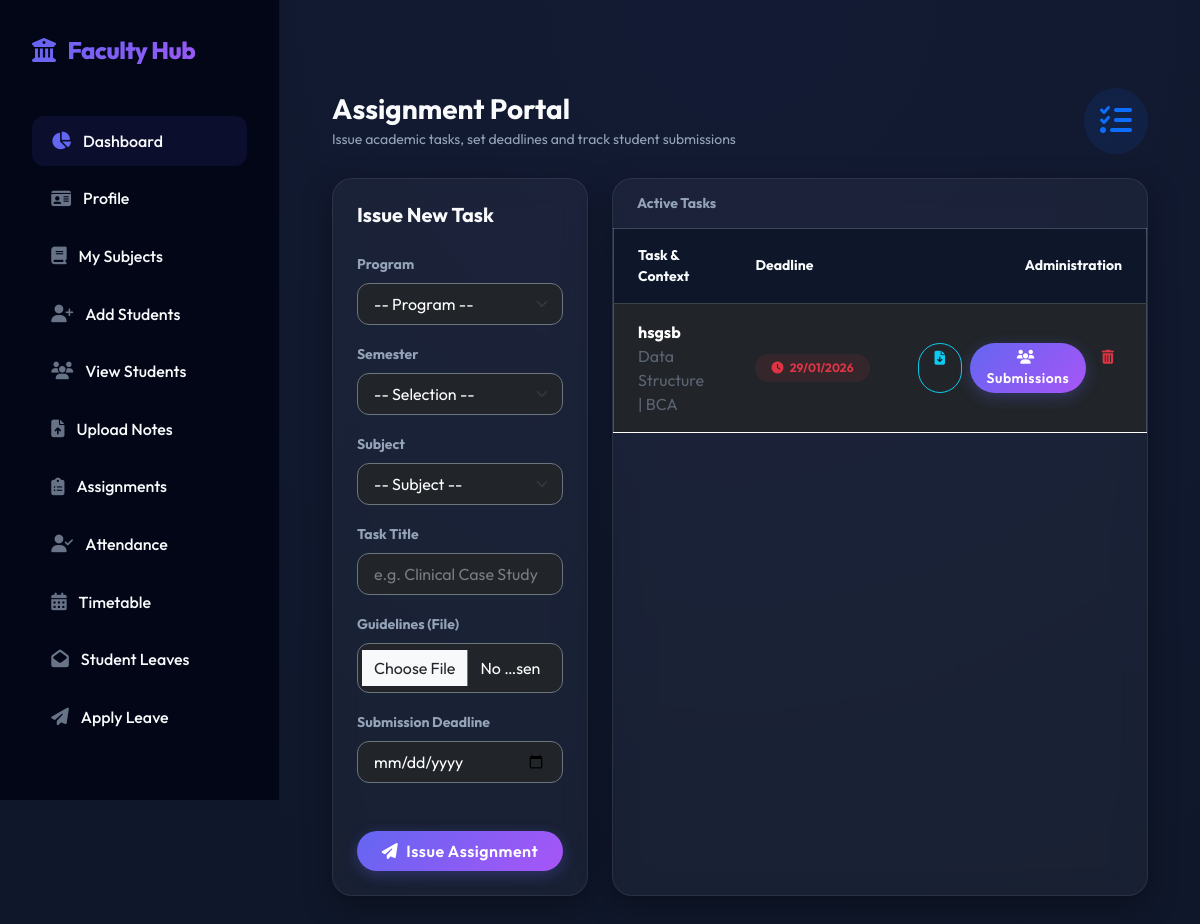
Page /Teacher/Assignment/ (signed in) on the earlier database version.
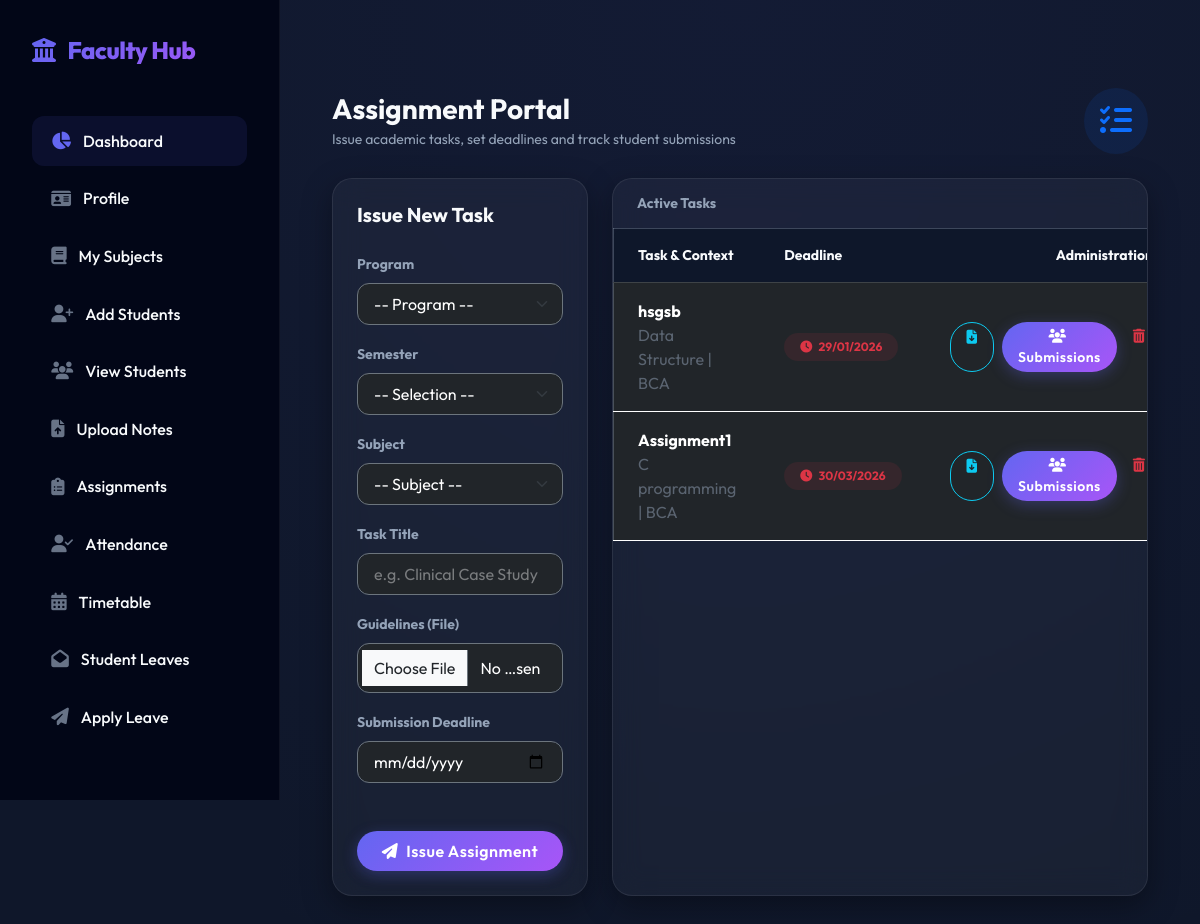
Same page on the later database version.
### Teacher/models.py (models this page shows)
class tbl_assignment(models.Model):
    assignment_title=models.CharField(max_length=100)
    assignment_file=models.FileField(upload_to="Assets/Assignments/")
    assignment_duedate=models.DateField(validators=[validate_future_date])
    assignment_date=models.DateField(auto_now_add=True)
    assignment_status = models.IntegerField(default=0)
    subject=models.ForeignKey(tbl_subject,on_delete=models.CASCADE)
    teacher=models.ForeignKey(tbl_teacher,on_delete=models.CASCADE)

### Admin/models.py (models this page shows)
class tbl_subject(models.Model):
    subject_name=models.CharField(max_length=100)
    course = models.ForeignKey(tbl_course,on_delete=models.CASCADE)
    semester = models.ForeignKey(tbl_semester,on_delete=models.CASCADE)

class tbl_course(models.Model):
    course_name=models.CharField(max_length=60)
    department = models.ForeignKey(tbl_department,on_delete=models.CASCADE)

### Teacher/views.py (the view)
# urls.py: path('Assignment/',views.Assignment,name="Assignment"),
def Assignment(request):
  teacher =  tbl_teacher.objects.get(id=request.session['tid'])
  department = teacher.department
  coursedata=tbl_course.objects.filter(department=department)
  semesterdata=tbl_semester.objects.all()
  assignmentdata=tbl_assignment.objects.filter(teacher=teacher)
  if request.method=="POST":
    title = request.POST.get("txt_title")
    file = request.FILES.get("file_assignment")
    duedate = request.POST.get("txt_date")
    subject = tbl_subject.objects.get(id=request.POST.get("sel_subject"))
    tbl_assignment.objects.create(assignment_title=title,assignment_file=file,assignment_duedate=duedate,teacher=teacher,subject=subject)
    return render(request,"Teacher/Assignment.html",{'msg':"Data Inserted..."})
  else:
    return render(request,"Teacher/Assignment.html",{'coursedata':coursedata,'semesterdata':semesterdata,'assignmentdata':assignmentdata})

### Teacher/context_processors.py (called while the page is built)
def teacher_sidebar_context(request):
    is_class_teacher = False
    tid = request.session.get('tid')
    if tid:
        try:
            teacher = tbl_teacher.objects.get(id=tid)
            is_class_teacher = tbl_assignclass.objects.filter(teacher=teacher).exists()
        except tbl_teacher.DoesNotExist:
            is_class_teacher = False
    return {
        'is_class_teacher': is_class_teacher
    }

### Teacher/Templates/Teacher/Assignment.html (shortened to what the changed rows need)
{% extends 'Teacher/Head.html' %}
{% load static %}
{% block content %}
<div class="container-fluid py-4">
    <div class="row pt-4 justify-content-center">
        <div class="col-lg-12">
            <div class="d-flex align-items-center justify-content-between mb-4">
                <div>
                    <h2 class="h3 fw-bold mb-1">Assignment Portal</h2>
                </div>
            </div>
            <div class="row g-4">
                <div class="col-xl-8">
                    <div class="card bg-white bg-opacity-5 border border-white border-opacity-10 rounded-4 shadow-sm overflow-hidden h-100 animate-fadeIn">
                        <div class="table-responsive">
                            <table class="table table-dark table-hover mb-0 align-middle">
                                <thead class="bg-white bg-opacity-5">
                                    <tr>
                                        <th class="px-4 py-3 border-0 small text-muted uppercase">Task & Context</th>
                                        <th class="px-4 py-3 border-0 small text-muted uppercase">Deadline</th>
                                        <th class="px-4 py-3 border-0 small text-muted uppercase text-end">Administration</th>
                                    </tr>
                                </thead>
                                <tbody>
                                    {% for i in assignmentdata %}
                                    <tr class="border-white border-opacity-5">
                                        <td class="px-4 py-3">
                                            <div class="fw-bold">{{ i.assignment_title }}</div>
                                            <div class="smaller text-muted opacity-50">{{ i.subject.subject_name }} | {{ i.subject.course.course_name }}</div>
                                        </td>
                                        <td class="px-4 py-3">
                                            <span class="badge bg-danger bg-opacity-10 text-danger px-3 py-2 rounded-pill">
                                                <i class="fas fa-clock me-1"></i> {{ i.assignment_duedate|date:"d/m/Y" }}
                                            </span>
                                        </td>
                                        <td class="px-4 py-3 text-end">
                                            <div class="d-flex justify-content-end gap-2">
                                                <a href="{{ i.assignment_file.url }}" class="btn btn-sm btn-outline-info rounded-pill px-3" target="_blank" title="View Guidelines">
                                                    <i class="fas fa-file-download"></i>
                                                </a>
                                                <a href="{% url 'Teacher:Viewuploads' i.id %}" class="btn btn-sm btn-primary rounded-pill px-3" title="Review Submissions">
                                                    <i class="fas fa-users me-1"></i> Submissions
                                                </a>
                                                <a href="{% url 'Teacher:delassignment' i.id %}" class="btn btn-sm btn-outline-danger border-0 rounded-circle" onclick="return confirm('Archive this Assignment?')">
                                                    <i class="fas fa-trash-alt"></i>
                                                </a>
                                            </div>
                                        </td>
                                    </tr>
                                    {% empty %}
                                    <tr>
                                        <td colspan="3" class="text-center py-5 text-muted opacity-50">No assignments issued yet.</td>
                                    </tr>
                                    {% endfor %}
                                </tbody>
                            </table>
                        </div>
                    </div>
                </div>
            </div>
        </div>
    </div>
</div>
{% endblock %}

Differences in the rows shown:
added tbl_assignment: assignment_title "Assignment1", subject.subject_name "C programming", subject.course.course_name "BCA", assignment_duedate "30/03/2026"
